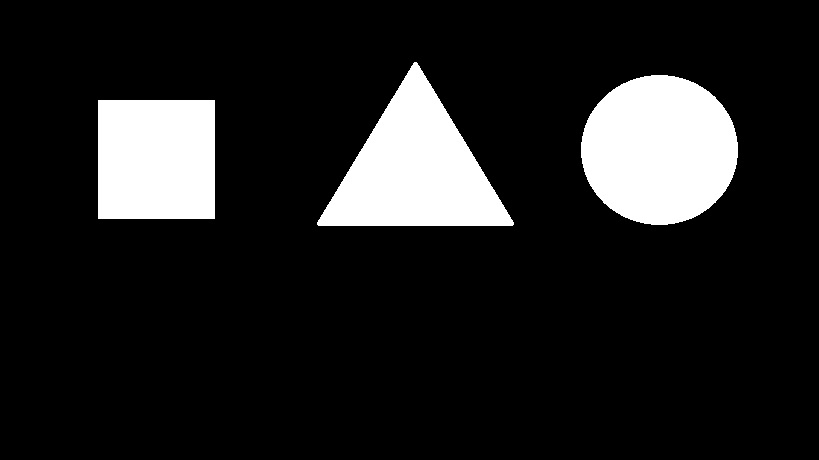
//> input picture ShapeDetection/test.jpg, 819 x 460 px, given in place of the camera
$ ./Source   (built with g++ and OpenCV 4)
//> lines starting //> are read from the running program, lines starting //| are printed output that depends on the picture; after the words box and inside, x2 and y2 are one past the last pixel; in counts of white or black regions, pixels touching at a corner belong together
#include<stdio.h>
#include<opencv2/opencv.hpp>
#include<opencv2/highgui/highgui.hpp>
#include<opencv2/core/core.hpp>
#include<Windows.h>
#include<opencv\cxcore.h>

using namespace cv;
using namespace std;

struct colourConfidence
{
	double totalArea = 0;
};

double getArea(Mat outImg,Mat outGray,Mat outBin);
Rect getRect(Mat &img);
char getColour(Mat &crop,Mat &outImg,Mat &outGray,Mat &outBin);
int getMaxAreaIndex(double area[]);
int getMaxTotalArea();
void mouseEvent(int evt, int x, int y, int flags, void* param);
int FRAME_WIDTH = 640;
int FRAME_HEIGHT = 360;
char colourSet[4] = { 'r','b','a','n' };
int COLOURINDEX;
IplImage* img2;

colourConfidence resultColours[3];
void main()
{
	Mat inImg; //for getting the input image
	Mat outImg;//final output i.e. the extracted coloured and the ROI
	Mat outGray, outBin;
	Mat image;
	Rect rect;
	char colour='n';
	char samples[5];
//	int sampleOccurance[4] = { 0,0,0,0 };
//	int maxSampleOccurance;
//	int maxSampleOccuranceIndex;
	String crops[5] = { "Crop 1","Crop 2" ,"Crop 3" ,"Crop 4","Crop 5" };
	VideoCapture capture;
	capture.open(1);
	capture.set(CV_CAP_PROP_FRAME_WIDTH, FRAME_WIDTH);
	capture.set(CV_CAP_PROP_FRAME_HEIGHT, FRAME_HEIGHT);
	while (1) {
		while (1)
		{
			capture.read(inImg);
//> inImg is the input picture: 460 rows x 819 cols, CV_8UC3; min 0, max 255, mean 33.2

			if (inImg.empty())
			{
				break;
			}
			rect = getRect(inImg);
//> in getRect, `rectangle(img, rect, Scalar(255, 0, 0));`:
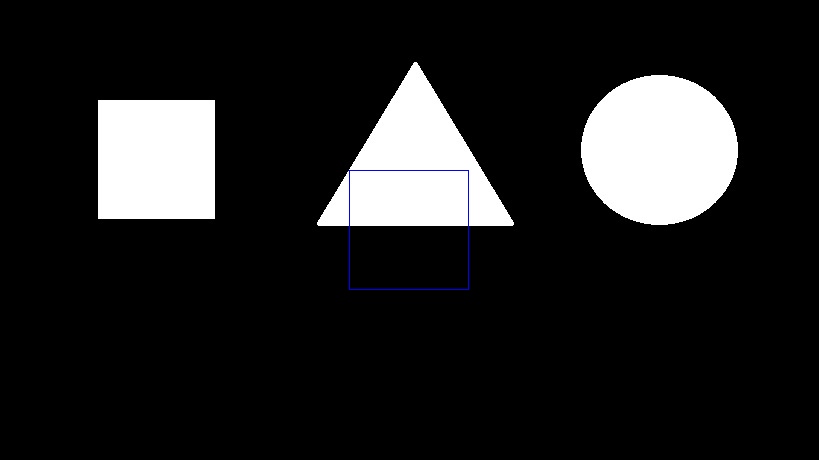
//> img: 460 rows x 819 cols, CV_8UC3; 0.13% of pixels changed, all inside (x1, y1, x2, y2) = (349, 170, 469, 290)
//> rect = Rect(349, 170, 120, 120)
			imshow("eyes", inImg);
			img2 = cvCloneImage(&(IplImage)inImg);
			char c = (char)waitKey(25);
//> the key 'a' is pressed

			if (c == 27)
			{
				capture.release();
				return;
			}
	//		cvSetMouseCallback("eyes", mouseEvent, (void*)img2);
			if (c == 'a')
			{
				//extracting the colours from the crop img
				for (int i = 0; i < 5; i++)
				{
					capture.read(inImg);
					//bilateralFilter(inImg, inImg, 15, 80, 80,4);
					img2 = cvCloneImage(&(IplImage)inImg);
					GaussianBlur(inImg, inImg, Size(5, 5), 3);
					//blur(inImg, inImg, Size(5, 5));
					inImg.copyTo(image);

					//Getiting the rectangular region to focus on
					rect = getRect(inImg);

					//Making the ROI into Mat
					Mat crop = image(rect);
					imshow(crops[i], crop);
					cvSetMouseCallback("Crop 1", mouseEvent, (void*)img2);
					colour = getColour(crop, outImg, outGray, outBin);
					printf("For crop %d ----------------",i );
// [8 lines of commented-out code are left out]
					printf("------------------------------------ \n");
//					samples[i] = colour;
//					printf("sample[%d] = %c \n", i, samples[i]);
					printf("sample[%d] = %c \n", i, colour);
					Sleep(1000);
				}
//> this loop made 5 passes
//| sample[0] = n
//| sample[1] = n
//| sample[2] = n
//| sample[3] = n
//| sample[4] = n
//> pass 1, `GaussianBlur(inImg, inImg, Size(5, 5), 3);`:
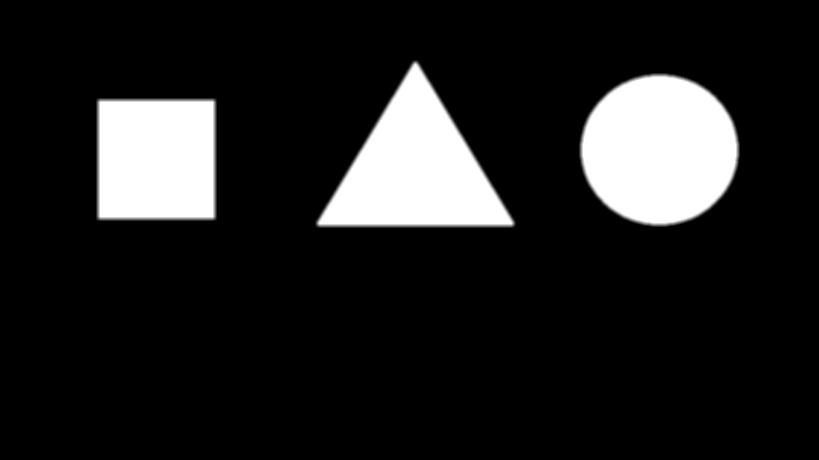
//> inImg: 460 rows x 819 cols, CV_8UC3; 2.91% of pixels changed, all inside (x1, y1, x2, y2) = (96, 56, 745, 290)
//> pass 1, `rect = getRect(inImg);`:
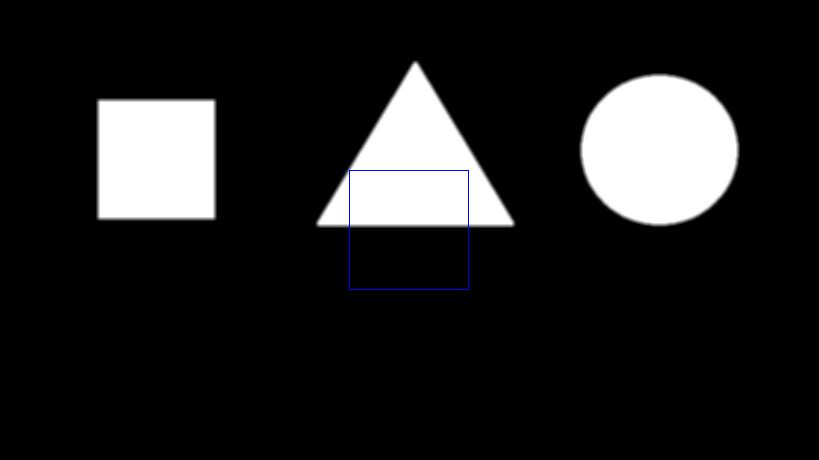
//> inImg: 460 rows x 819 cols, CV_8UC3; 0.13% of pixels changed, all inside (x1, y1, x2, y2) = (349, 170, 469, 290)
//> pass 1, `Mat crop = image(rect);`:
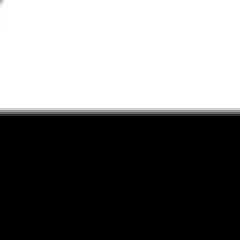
//> crop: 120 rows x 120 cols, CV_8UC3 (shown 2 times larger); min 0, max 255, mean 119
			//			}
				cvSetMouseCallback("Crop 1", mouseEvent, (void*)img2);
				// [43 lines of commented-out code are left out]
				for (int i = 0; i < 4; i++)
				{
	//				sampleOccurance[i] = 0;
					resultColours[i].totalArea = 0;
				}
//> the key 'r' is pressed
//> (the program exits here)
